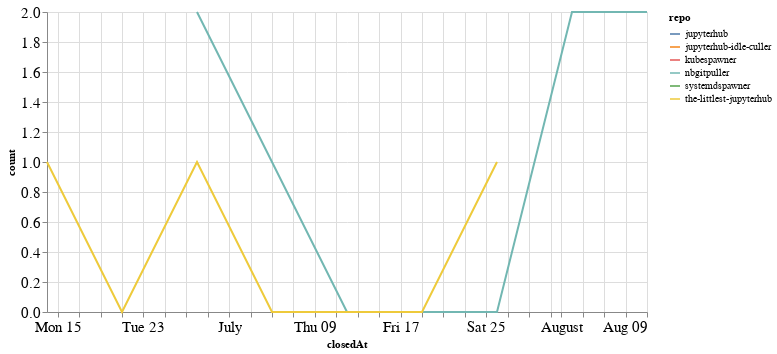

Notebook cell for this chart:
### Code cell
closed_by_time = closed_by.groupby('repo').resample('W', on='closedAt').count()['author'].reset_index()
closed_by_time = closed_by_time.rename(columns={'author': 'count'})

alt.Chart(closed_by_time, width=600).mark_line().encode(
    x='closedAt',
    y='count',
    color='repo',
    tooltip="repo"
)

### Figure 1 — Vega-Lite specification as saved in the notebook (floating-point values rounded to 4 significant figures)
{"config": {"axisLeft": {"labelFontSize": 15}, "axisBottom": {"labelFontSize": 15}}, "data": {"name": "data-854831a3df9f991b36a9b34b1e66a3e9"}, "mark": "line", "encoding": {"color": {"type": "nominal", "field": "repo"}, "tooltip": {"type": "nominal", "field": "repo"}, "x": {"type": "temporal", "field": "closedAt"}, "y": {"type": "quantitative", "field": "count"}}, "width": 600, "$schema": "https://vega.github.io/schema/vega-lite/v4.8.1.json", "datasets": {"data-854831a3df9f991b36a9b34b1e66a3e9": [{"repo": "jupyterhub", "closedAt": "2020-06-14T00:00:00", "count": 1}, {"repo": "jupyterhub-idle-culler", "closedAt": "2020-06-21T00:00:00", "count": 1}, {"repo": "kubespawner", "closedAt": "2020-08-02T00:00:00", "count": 1}, {"repo": "nbgitpuller", "closedAt": "2020-06-28T00:00:00", "count": 2}, {"repo": "nbgitpuller", "closedAt": "2020-07-05T00:00:00", "count": 1}, {"repo": "nbgitpuller", "closedAt": "2020-07-12T00:00:00", "count": 0}, {"repo": "nbgitpuller", "closedAt": "2020-07-19T00:00:00", "count": 0}, {"repo": "nbgitpuller", "closedAt": "2020-07-26T00:00:00", "count": 0}, {"repo": "nbgitpuller", "closedAt": "2020-08-02T00:00:00", "count": 2}, {"repo": "nbgitpuller", "closedAt": "2020-08-09T00:00:00", "count": 2}, {"repo": "systemdspawner", "closedAt": "2020-07-26T00:00:00", "count": 1}, {"repo": "the-littlest-jupyterhub", "closedAt": "2020-06-14T00:00:00", "count": 1}, {"repo": "the-littlest-jupyterhub", "closedAt": "2020-06-21T00:00:00", "count": 0}, {"repo": "the-littlest-jupyterhub", "closedAt": "2020-06-28T00:00:00", "count": 1}, {"repo": "the-littlest-jupyterhub", "closedAt": "2020-07-05T00:00:00", "count": 0}, {"repo": "the-littlest-jupyterhub", "closedAt": "2020-07-12T00:00:00", "count": 0}, {"repo": "the-littlest-jupyterhub", "closedAt": "2020-07-19T00:00:00", "count": 0}, {"repo": "the-littlest-jupyterhub", "closedAt": "2020-07-26T00:00:00", "count": 1}]}}
